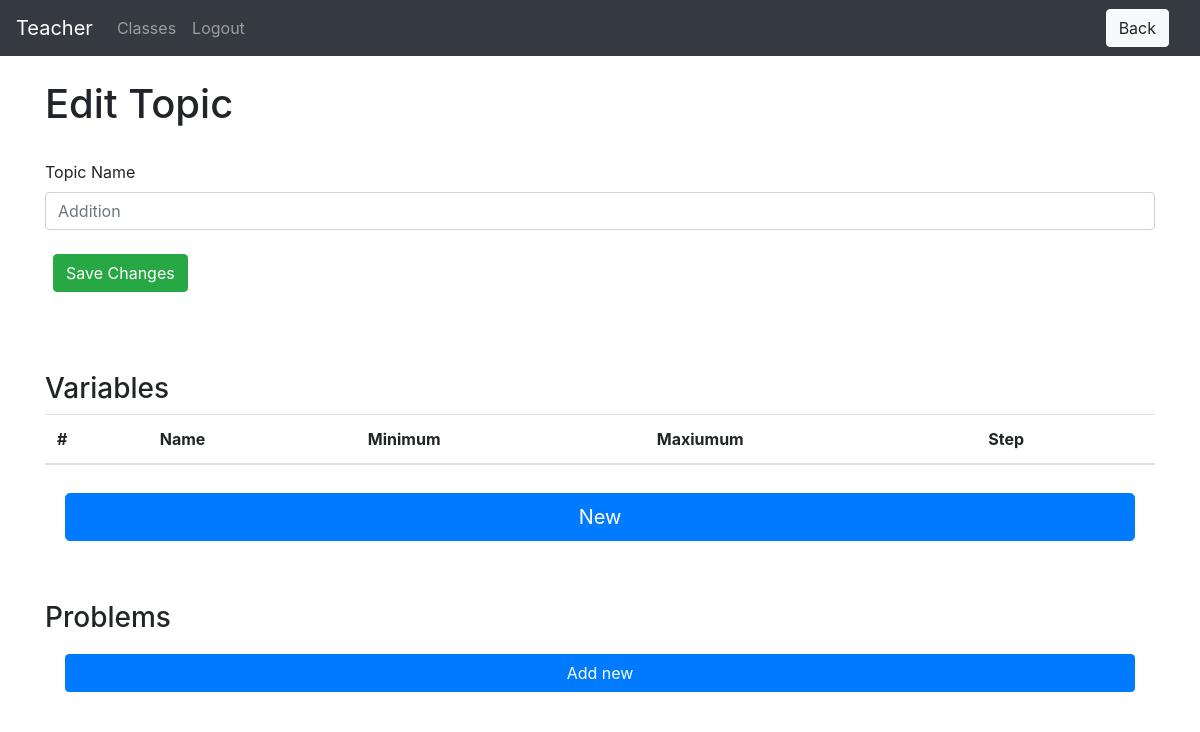
Before: /teacher/group-detail/2/topics/edit_topic/1 (signed in) with the older database file.
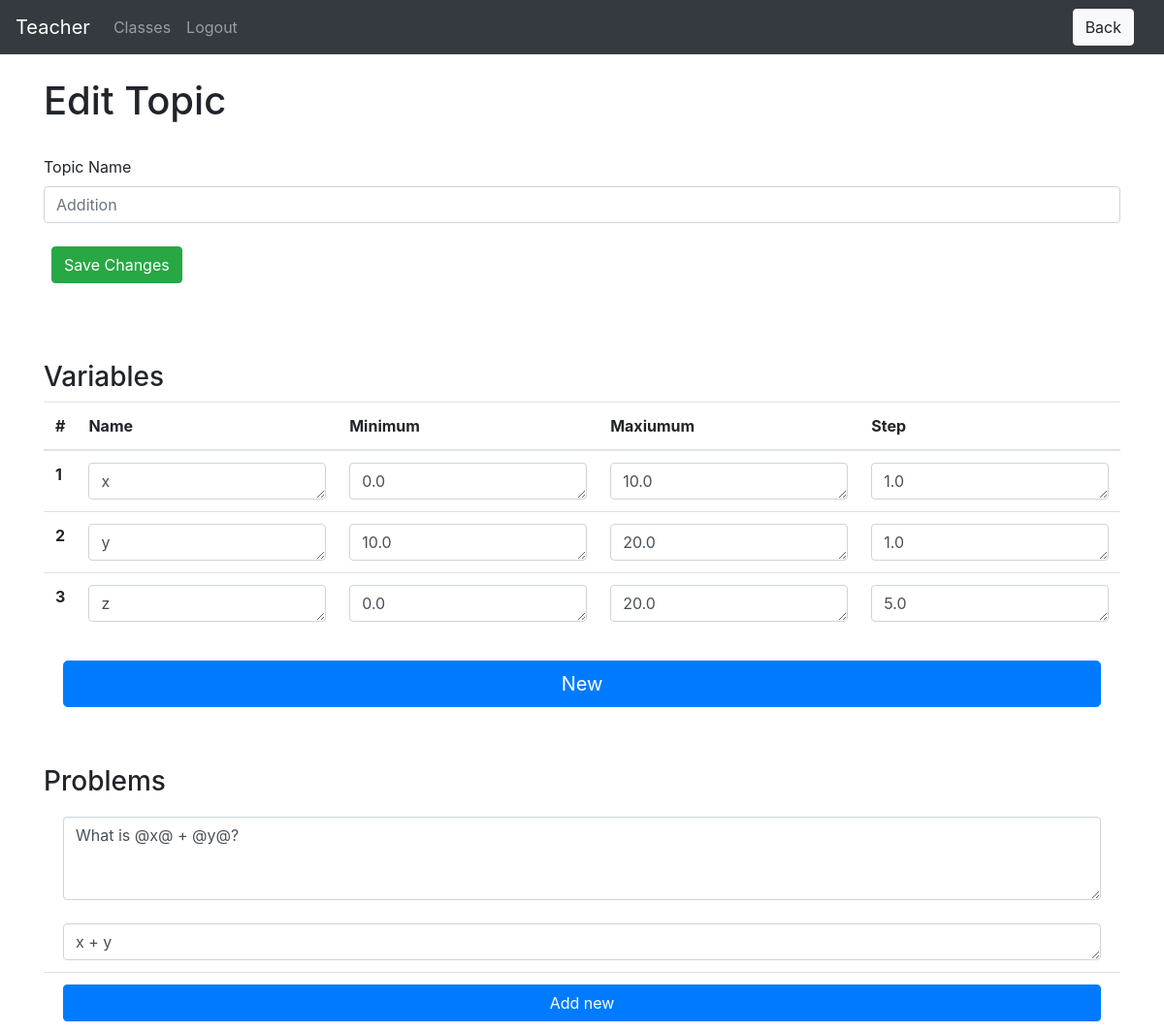
After: the same page with the newer database file.
### website/models.py (models this page shows)
class Variable(db.Model):
    id = db.Column(db.Integer, primary_key=True)
    name = db.Column(db.String(1))
    minimum = db.Column(db.Float)
    maximum = db.Column(db.Float)
    step = db.Column(db.Float)
    topic_id = db.Column(db.Integer, db.ForeignKey('topic.id'))

class Problem(db.Model):
    id = db.Column(db.Integer, primary_key=True)
    text = db.Column(db.String(10000))
    latex = db.Column(db.String(500))
    answer = db.Column(db.String(500))
    topic_id = db.Column(db.Integer, db.ForeignKey('topic.id'))

### website/teacher/teacher_views.py (the view)
@views.route('/group-detail/<group_id>/topics/edit_topic/<topic_id>', methods=['GET', 'POST'])
@login_required
def edit_topic(group_id, topic_id):
    group = Group.query.get(group_id)
    topic = Topic.query.get(topic_id)
    if request.method == 'POST':
        if request.form['button'] == 'new_problem':
            new_problem = Problem(text="", latex="", answer="", topic_id=topic.id)
            db.session.add(new_problem)
            db.session.commit()
            flash('created')
            return render_template("teacher/edit_topic.html", user=current_user, group=group, topic=topic)
        elif request.form['button'] == 'new_variable':
            new_variable = Variable(name='x',minimum=0.0, maximum=10.0, step=1.0, topic_id=topic.id)
            db.session.add(new_variable)
            db.session.commit()
            return render_template("teacher/edit_topic.html", user=current_user, group=group, topic=topic)
        elif request.form['button'] == 'save_changes':
            name = str(request.form.get('topicName'))
            if len(name) < 150 and len(name) > 1:
                topic.name = name
                db.session.add(topic)
                db.session.commit()
                flash('Name successfully changed to ' + name)
            update_variables(topic=topic)
            update_problems(topic=topic)
            return render_template("teacher/edit_topic.html", user=current_user, group=group, topic=topic)
    else:
        return render_template("teacher/edit_topic.html", user=current_user, group=group, topic=topic)

### website/templates/teacher/edit_topic.html
{% extends "base.html" %} {% block title %}Edit Topic{% endblock %}
{% block extra_header %}
<a href="{{url_for('teacher_views.topics', group_id=group.id)}}">
    <button class="btn btn-light ml-3" type="button" name="button">Back</button>
</a>
{% endblock %}
{% block content %}
<br>
<h1>Edit Topic</h1>
<br>
<form method='POST'>
    <div>
        <div class="form-group">
          <label for="exampleInputEmail1">Topic Name</label>
          <input
            type="text"
            class="form-control"
            id="topicName"
            name="topicName"
            placeholder="{{ topic.name }}"
            />
        </div>
        <div class="d-flex flex-row">
            <div class="p-2"><button name="button" class="btn btn-success" value="save_changes">Save Changes</button></div>
          </div>
        <br>
    </div>
    <br>
    <br>
    <div>
        <h3>Variables</h3>
        <table class="table">
            <thead>
              <tr>
                <th scope="col">#</th>
                <th scope="col">Name</th>
                <th scope="col">Minimum</th>
                <th scope="col">Maxiumum</th>
                <th scope="col">Step</th>
              </tr>
            </thead>
            <tbody>
            {% for variable in topic.variable_ids %}
              <tr>
                <th scope="row">{{ variable.id }}</th>
                <td> <textarea name="name{{variable.id}}" class="form-control" id="minimum" rows="1" placeholder="Name">{{ variable.name }}</textarea></td>
                <td> <textarea name="min{{variable.id}}" class="form-control" id="minimum" rows="1" placeholder="Minimum">{{ variable.minimum }}</textarea></td>
                <td> <textarea name="max{{variable.id}}" class="form-control" id="maximum" rows="1" placeholder="Maxiumum">{{ variable.maximum }}</textarea></td>
                <td> <textarea name="step{{variable.id}}" class="form-control" id="step" rows="1" placeholder="Step">{{ variable.step }}</textarea></td>
              </tr>
              {% endfor %}
            </tbody>
          </table>
          <ul class="list-group list-group-flush">
            <li class="list-group-item"><button name="button" class="btn btn-primary btn-lg btn-block" value="new_variable">New</button></li>
          </ul>
    </div>
    <br>
    <br>
    <div>
      <h3>Problems</h3>
      <ul class="list-group list-group-flush">
        {% for problem in topic.problem_ids %}
        <li class="list-group-item">
                <textarea name="text{{problem.id}}" class="form-control" id="text" rows="3" placeholder="Word Problem">{{ problem.text }}</textarea>
                <br>
                <textarea name="answer{{problem.id}}" class="form-control" id="answer" rows="1" placeholder="Answer">{{ problem.answer }}</textarea>
        </li>
        {% endfor %}
      <ul class="list-group list-group-flush">
        <li class="list-group-item"><button type="submit" class="btn btn-primary btn-block" name="button" value="new_problem">Add new</button></li>
      </ul>
    </div>
</form>
{% endblock %}

Changed rows visible on the page:
added Variable: id "1", id "x", id "0.0", id "10.0", id "1.0"
added Variable: id "2", id "y", id "10.0", id "20.0", id "1.0"
added Variable: id "3", id "z", id "0.0", id "20.0", id "5.0"
added Problem: id "What is @x@ + @y@?", id "x + y"
